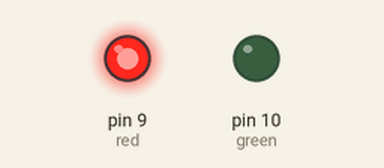
Simulated run of this program. Board: Arduino Uno, built with avr-gcc and run on an emulated ATmega328P. Parts: output pins drawn as LEDs (lit = HIGH). What the program prints to the serial monitor is not drawn.

Above: at 0.1 s.
Timing chart, 0 to 1.6 s (numbered marks = the images above):
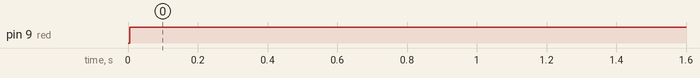

Measured:
- by itself, pin 9 (red): LOW → HIGH at 0.00 s

The program:

main.cpp
```cpp
#include <Arduino.h>
#include <SoftwareSerial.h>

#define rxPin A5
#define txPin A4
SoftwareSerial CM1106 = SoftwareSerial(rxPin, txPin); // set up a new serial port
const int green = 10;
const int red = 9;
int CO2_Value;
byte CO2_data[4];                      //To save the read values
byte GetCO2[4] = {0x11, 0x01, 0x01, 0xED}; //The command to ask for CO2 values from the sensor (datasheet page 9)
bool toggle = false;
int x;
void handleSerial();

void setup()
{
  Serial.begin(9600);
  CM1106.begin(9600);
  pinMode(rxPin, INPUT);
  pinMode(txPin, OUTPUT);
  pinMode(green, OUTPUT);
  pinMode(red, OUTPUT);
}

void loop()
{

  for (unsigned int i = 0; i < sizeof(GetCO2) / sizeof(GetCO2[0]); i++) //To send the Command to the sensor
  {
    CM1106.write(GetCO2[i]);
  }
  handleSerial();                                          //To read the response from the sensor
  CO2_Value = (CO2_data[2] * 256) + (CO2_data[3]); //Formula to calculate ppm (datasheet page 9)
  if (CO2_Value <= 0 || CO2_Value > 5000)
  {
    digitalWrite(green, LOW);
    digitalWrite(red, HIGH);
    Serial.println("Connection lost with the CO2 sensor!!");
  }
  else
  {
  Serial.print("CO2 = ");
  Serial.print(CO2_Value);
  Serial.println("ppm");
    digitalWrite(green, HIGH);
    digitalWrite(red, LOW);
  }
  delay(100); //Sampling frequency
}

void handleSerial()
{
  if (CM1106.available() == 0)
  {
    CO2_data[3] = 0;
    CO2_data[2] = 0;
  }
  while (CM1106.available() > 0)
  {
    byte c = CM1106.read();
    if (c == 0x16)
    {
      x = 0;
      toggle = true;
    }
    else if (toggle == true)
    {
      CO2_data[x] = c;
      if (x > 3) //the length of the response
      {
        toggle = false;
        CM1106.flush();
        break;
      }
      x++;
    }
  }
}
```
